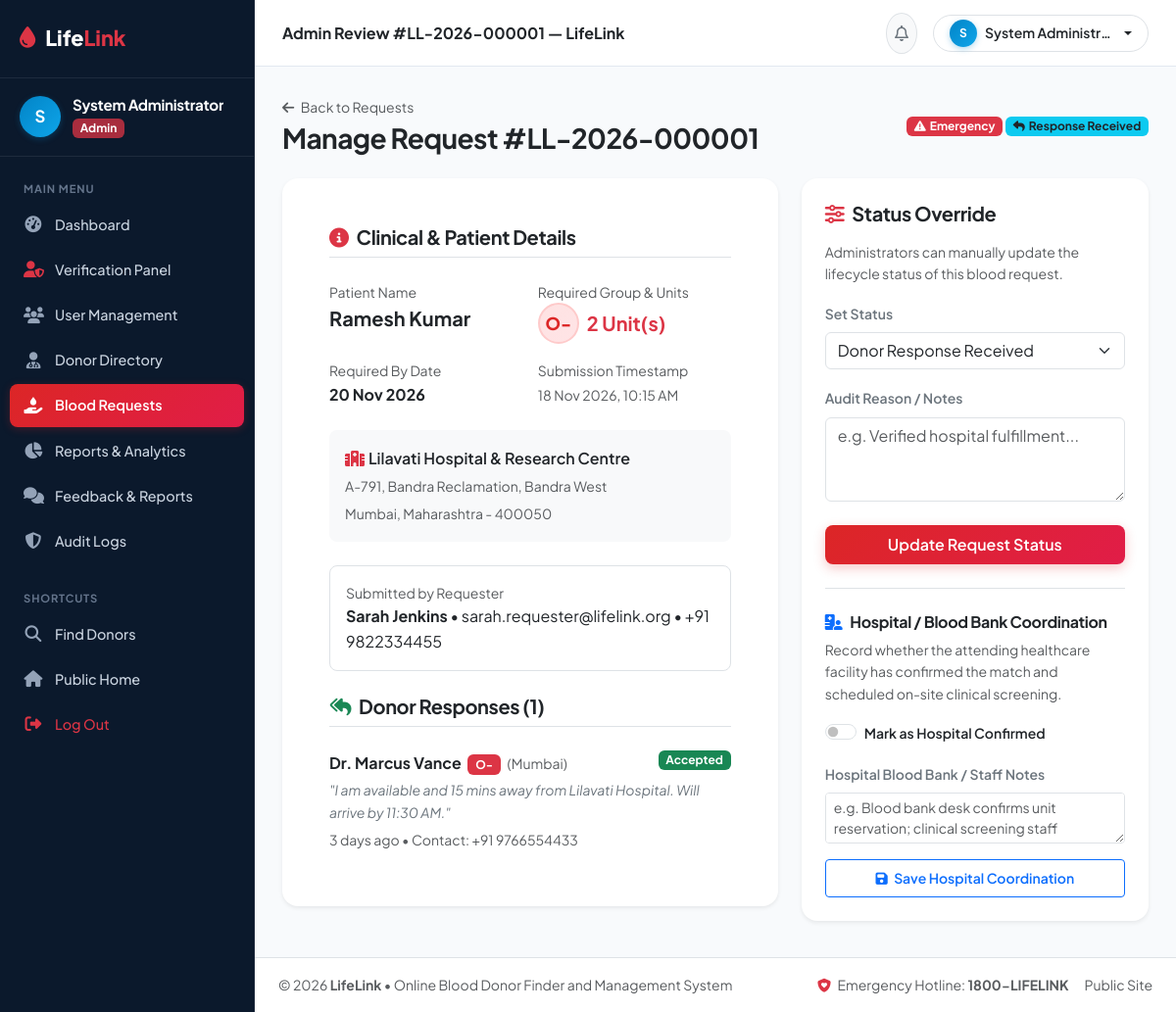
The page /admin/request_details.php?id=1 (signed in) on the database its author committed.
### tables this page shows
CREATE TABLE IF NOT EXISTS `blood_requests` (
  `request_id` INT AUTO_INCREMENT PRIMARY KEY,
  `unique_request_number` VARCHAR(30) UNIQUE NOT NULL,
  `requester_id` INT NOT NULL,
  `patient_name` VARCHAR(100) NOT NULL,
  `blood_group` ENUM('A+', 'A-', 'B+', 'B-', 'AB+', 'AB-', 'O+', 'O-') NOT NULL,
  `units_required` INT NOT NULL DEFAULT 1,
  `hospital_name` VARCHAR(150) NOT NULL,
  `hospital_address` TEXT NOT NULL,
  `state` VARCHAR(100) NOT NULL,
  `city` VARCHAR(100) NOT NULL,
  `pin_code` VARCHAR(20) NOT NULL,
  `required_date` DATE NOT NULL,
  `urgency` ENUM('Normal', 'Urgent', 'Emergency') DEFAULT 'Normal',
  `additional_information` TEXT NULL,
  `contact_person` VARCHAR(100) NOT NULL,
  `contact_phone` VARCHAR(20) NOT NULL,
  `status` ENUM('Pending', 'Donors Notified', 'Donor Response Received', 'Accepted', 'In Progress', 'Completed', 'Cancelled') DEFAULT 'Pending',
  `hospital_confirmed` TINYINT(1) DEFAULT 0,
  `hospital_confirmed_at` TIMESTAMP NULL,
  `hospital_notes` TEXT NULL,
  `created_at` TIMESTAMP DEFAULT CURRENT_TIMESTAMP,
  `updated_at` TIMESTAMP DEFAULT CURRENT_TIMESTAMP ON UPDATE CURRENT_TIMESTAMP,
  CONSTRAINT `fk_requests_requester` FOREIGN KEY (`requester_id`) REFERENCES `users` (`user_id`) ON DELETE CASCADE
);

CREATE TABLE IF NOT EXISTS `users` (
  `user_id` INT AUTO_INCREMENT PRIMARY KEY,
  `full_name` VARCHAR(100) NOT NULL,
  `email` VARCHAR(100) UNIQUE NOT NULL,
  `phone` VARCHAR(20) NOT NULL,
  `password` VARCHAR(255) NOT NULL,
  `role` ENUM('donor', 'requester', 'admin') NOT NULL DEFAULT 'donor',
  `account_status` ENUM('active', 'deactivated', 'suspended') DEFAULT 'active',
  `verification_status` ENUM('unverified', 'pending', 'verified', 'rejected') DEFAULT 'pending',
  `created_at` TIMESTAMP DEFAULT CURRENT_TIMESTAMP,
  `updated_at` TIMESTAMP DEFAULT CURRENT_TIMESTAMP ON UPDATE CURRENT_TIMESTAMP
);

CREATE TABLE IF NOT EXISTS `request_responses` (
  `response_id` INT AUTO_INCREMENT PRIMARY KEY,
  `request_id` INT NOT NULL,
  `donor_id` INT NOT NULL,
  `response_status` ENUM('Pending', 'Accepted', 'Rejected') DEFAULT 'Pending',
  `response_message` TEXT NULL,
  `consent_reviewed` TINYINT(1) DEFAULT 1,
  `consent_interest` TINYINT(1) DEFAULT 1,
  `consent_medical_confirmation` TINYINT(1) DEFAULT 1,
  `consent_contact_sharing` TINYINT(1) DEFAULT 1,
  `consent_date` TIMESTAMP NULL DEFAULT CURRENT_TIMESTAMP,
  `response_date` TIMESTAMP DEFAULT CURRENT_TIMESTAMP,
  UNIQUE KEY `unique_request_donor` (`request_id`, `donor_id`),
  CONSTRAINT `fk_responses_request` FOREIGN KEY (`request_id`) REFERENCES `blood_requests` (`request_id`) ON DELETE CASCADE,
  CONSTRAINT `fk_responses_donor` FOREIGN KEY (`donor_id`) REFERENCES `donors` (`donor_id`) ON DELETE CASCADE
);

CREATE TABLE IF NOT EXISTS `donors` (
  `donor_id` INT AUTO_INCREMENT PRIMARY KEY,
  `user_id` INT UNIQUE NOT NULL,
  `blood_group` ENUM('A+', 'A-', 'B+', 'B-', 'AB+', 'AB-', 'O+', 'O-') NOT NULL,
  `date_of_birth` DATE NULL,
  `gender` ENUM('Male', 'Female', 'Other') DEFAULT 'Male',
  `state` VARCHAR(100) NOT NULL,
  `city` VARCHAR(100) NOT NULL,
  `area` VARCHAR(100) NULL,
  `pin_code` VARCHAR(20) NOT NULL,
  `availability` ENUM('Available', 'Temporarily Unavailable', 'Not Accepting Requests') DEFAULT 'Available',
  `last_donation_date` DATE NULL,
  `profile_description` TEXT NULL,
  `badges` VARCHAR(255) DEFAULT 'First Donation',
  `hide_phone` TINYINT(1) DEFAULT 0,
  `screening_completed` TINYINT(1) DEFAULT 0,
  `screening_answers` TEXT NULL,
  `screening_date` TIMESTAMP NULL,
  `verification_notes` TEXT NULL,
  `created_at` TIMESTAMP DEFAULT CURRENT_TIMESTAMP,
  `updated_at` TIMESTAMP DEFAULT CURRENT_TIMESTAMP ON UPDATE CURRENT_TIMESTAMP,
  CONSTRAINT `fk_donors_user` FOREIGN KEY (`user_id`) REFERENCES `users` (`user_id`) ON DELETE CASCADE
);

### admin/request_details.php (the view, shortened to what this page needs)
<?php
require_once __DIR__ . '/../includes/functions.php';
require_once __DIR__ . '/../includes/auth.php';
$requestId = (int)($_GET['id'] ?? 0);
$stmt = $db->prepare("SELECT r.*, u.full_name as requester_name, u.email as requester_email, u.phone as requester_phone
                       FROM blood_requests r
                       JOIN users u ON r.requester_id = u.user_id
                       WHERE r.request_id = ?");
$stmt->execute([$requestId]);
$req = $stmt->fetch();
$respStmt = $db->prepare("SELECT rr.*, d.blood_group, d.city as donor_city, u.full_name as donor_name, u.phone as donor_phone
                          FROM request_responses rr
                          JOIN donors d ON rr.donor_id = d.donor_id
                          JOIN users u ON d.user_id = u.user_id
                          WHERE rr.request_id = ?
                          ORDER BY rr.response_date DESC");
$respStmt->execute([$requestId]);
$responses = $respStmt->fetchAll();
require_once __DIR__ . '/../includes/header.php';
?>
<div class="dashboard-layout">
    <?php require_once __DIR__ . '/../includes/dashboard_sidebar.php'; ?>
    <div class="dashboard-main">
        <?php require_once __DIR__ . '/../includes/dashboard_topbar.php'; ?>
        <div class="dashboard-body">
            <div class="d-flex flex-wrap justify-content-between align-items-center mb-4">
                <div>
                    <a href="<?= BASE_URL ?>/admin/requests.php" class="text-muted small d-inline-block mb-1">
                        <i class="fa-solid fa-arrow-left me-1"></i> Back to Requests
                    </a>
                    <h3 class="fw-bold mb-0 text-dark">
                        Manage Request #<?= htmlspecialchars($req['unique_request_number']) ?>
                    </h3>
                </div>
                <div>
                    <?= getUrgencyBadge($req['urgency']) ?>
                    <?= getStatusBadge($req['status']) ?>
                </div>
            </div>
            <div class="row g-4">
                <div class="col-lg-7">
                    <div class="card border-0 shadow-sm rounded-4 p-4 p-md-5 bg-white mb-4">
                        <h5 class="fw-bold text-dark mb-4 pb-2 border-bottom">
                            <i class="fa-solid fa-circle-info text-danger me-2"></i>Clinical & Patient Details
                        </h5>
                        <div class="row g-3 mb-4">
                            <div class="col-sm-6">
                                <label class="small text-muted d-block">Patient Name</label>
                                <strong class="fs-5 text-dark"><?= htmlspecialchars($req['patient_name']) ?></strong>
                            </div>
                            <div class="col-sm-6">
                                <label class="small text-muted d-block">Required Group & Units</label>
                                <div class="d-flex align-items-center gap-2">
                                    <span class="blood-badge" style="width: 42px; height: 42px; font-size: 1.1rem;"><?= htmlspecialchars($req['blood_group']) ?></span>
                                    <span class="fw-bold text-danger fs-5"><?= (int)$req['units_required'] ?> Unit(s)</span>
                                </div>
                            </div>
                            <div class="col-sm-6">
                                <label class="small text-muted d-block">Required By Date</label>
                                <strong class="text-dark fs-6"><?= date('d M Y', strtotime($req['required_date'])) ?></strong>
                            </div>
                            <div class="col-sm-6">
                                <label class="small text-muted d-block">Submission Timestamp</label>
                                <small class="text-muted"><?= date('d M Y, h:i A', strtotime($req['created_at'])) ?></small>
                            </div>
                        </div>
                        <div class="p-3 bg-light rounded-3 mb-4">
                            <strong class="d-block text-dark fw-semibold mb-1"><i class="fa-solid fa-hospital text-danger me-1"></i><?= htmlspecialchars($req['hospital_name']) ?></strong>
                            <p class="small text-muted mb-1"><?= nl2br(htmlspecialchars($req['hospital_address'])) ?></p>
                            <small class="text-muted"><?= htmlspecialchars($req['city']) ?>, <?= htmlspecialchars($req['state']) ?> - <?= htmlspecialchars($req['pin_code']) ?></small>
                        </div>
                        <div class="p-3 border rounded-3 mb-4">
                            <label class="small text-muted d-block">Submitted by Requester</label>
                            <strong class="text-dark"><?= htmlspecialchars($req['requester_name']) ?></strong> &bull; <?= htmlspecialchars($req['requester_email']) ?> &bull; <?= htmlspecialchars($req['requester_phone']) ?>
                        </div>
                        <h5 class="fw-bold text-dark mb-3 pb-2 border-bottom">
                            <i class="fa-solid fa-reply-all text-success me-2"></i>Donor Responses (<?= count($responses) ?>)
                        </h5>
                        <?php if (empty($responses)): ?>
                            <p class="text-muted small">No donor responses recorded yet.</p>
                        <?php else: ?>
                            <div class="list-group list-group-flush">
                                <?php foreach ($responses as $resp): ?>
                                    <div class="list-group-item px-0">
                                        <div class="d-flex justify-content-between align-items-start mb-1">
                                            <div>
                                                <strong class="text-dark"><?= htmlspecialchars($resp['donor_name']) ?></strong>
                                                <span class="badge bg-danger ms-1"><?= htmlspecialchars($resp['blood_group']) ?></span>
                                                <small class="text-muted ms-1">(<?= htmlspecialchars($resp['donor_city']) ?>)</small>
                                            </div>
                                            <span class="badge <?= $resp['response_status'] === 'Accepted' ? 'bg-success' : 'bg-secondary' ?>">
                                                <?= htmlspecialchars($resp['response_status']) ?>
                                            </span>
                                        </div>
                                        <p class="small text-secondary mb-1 fst-italic">"<?= htmlspecialchars($resp['response_message'] ?: 'No message') ?>"</p>
                                        <small class="text-muted"><?= timeAgo($resp['response_date']) ?> &bull; Contact: <?= htmlspecialchars($resp['donor_phone']) ?></small>
                                    </div>
                                <?php endforeach; ?>
                            </div>
                        <?php endif; ?>
                    </div>
                </div>
                <div class="col-lg-5">
                    <div class="card border-0 shadow-sm rounded-4 p-4 bg-white sticky-top" style="top: 90px;">
                        <h5 class="fw-bold text-dark mb-3"><i class="fa-solid fa-sliders text-danger me-2"></i>Status Override</h5>
                        <p class="small text-muted mb-3">Administrators can manually update the lifecycle status of this blood request.</p>
                        <form method="POST" action="">
                            <div class="mb-3">
                                <label class="form-label fw-semibold small text-secondary">Set Status</label>
                                <select name="status" class="form-select">
                                    <option value="Donor Response Received" <?= $req['status'] === 'Donor Response Received' ? 'selected' : '' ?>>Donor Response Received</option>
                                </select>
                            </div>
                            <div class="mb-4">
                                <label class="form-label fw-semibold small text-secondary">Audit Reason / Notes</label>
                                <textarea name="admin_notes" rows="3" class="form-control" placeholder="e.g. Verified hospital fulfillment..."></textarea>
                            </div>
                            <button type="submit" class="btn btn-lifelink-red w-100 py-2 fw-semibold">
                                Update Request Status
                            </button>
                        </form>
                        <div class="mt-4 pt-4 border-top">
                            <h6 class="fw-bold text-dark mb-2">
                                <i class="fa-solid fa-hospital-user text-primary me-2"></i>Hospital / Blood Bank Coordination
                            </h6>
                            <p class="small text-muted mb-3">Record whether the attending healthcare facility has confirmed the match and scheduled on-site clinical screening.</p>
                            <form method="POST" action="">
                                <div class="form-check form-switch mb-3">
                                    <input class="form-check-input" type="checkbox" role="switch" name="hospital_confirmed" id="switchHospital" value="1" <?= !empty($req['hospital_confirmed']) ? 'checked' : '' ?>>
                                    <label class="form-check-label small fw-semibold text-dark" for="switchHospital">
                                        Mark as Hospital Confirmed
                                    </label>
                                </div>
                                <div class="mb-3">
                                    <label class="form-label fw-semibold small text-secondary">Hospital Blood Bank / Staff Notes</label>
                                    <textarea name="hospital_notes" rows="2" class="form-control form-control-sm" placeholder="e.g. Blood bank desk confirms unit reservation; clinical screening staff prepared..."><?= htmlspecialchars($req['hospital_notes'] ?? '') ?></textarea>
                                </div>
                                <button type="submit" class="btn btn-outline-primary btn-sm w-100 py-2 fw-semibold">
                                    <i class="fa-solid fa-floppy-disk me-1"></i> Save Hospital Coordination
                                </button>
                            </form>
                        </div>
                    </div>
                </div>
            </div>
<?php require_once __DIR__ . '/../includes/dashboard_footer.php'; ?>

### assets/css/style.css (style rules this page uses)
:root { --primary-red: #DC2626; --primary-red-hover: #B91C1C; --primary-crimson: #E11D48; --primary-dark: #0B192C; --navy-slate: #1E293B; --navy-blue: #1E3A5F; --accent-cyan: #0284C7; --accent-sky: #0EA5E9; --text-primary: #0F172A; --text-muted: #64748B; --bg-light: #F8FAFC; --bg-card: #FFFFFF; --border-color: #E2E8F0; --badge-red-bg: #FEE2E2; --badge-red-text: #DC2626; --badge-cyan-bg: #E0F2FE; --badge-cyan-text: #0284C7; --shadow-sm: 0 2px 8px rgba(15, 23, 42, 0.05); --shadow-md: 0 8px 24px rgba(15, 23, 42, 0.08); --shadow-lg: 0 16px 36px rgba(15, 23, 42, 0.12); --radius-sm: 8px; --radius-md: 12px; --radius-lg: 18px; }
body { font-family: 'Plus Jakarta Sans', system-ui, -apple-system, sans-serif; color: var(--text-primary); background-color: var(--bg-light); line-height: 1.6; overflow-x: hidden; }
h1, h2, h3, h4, h5, h6 { font-weight: 700; color: var(--navy-slate); letter-spacing: -0.02em; }
a { text-decoration: none; color: var(--accent-cyan); transition: all 0.2s ease; }
.btn-lifelink-red { background: linear-gradient(135deg, var(--primary-red), var(--primary-crimson)); color: #FFFFFF; font-weight: 600; border: none; padding: 10px 22px; border-radius: var(--radius-sm); box-shadow: 0 4px 12px rgba(220, 38, 38, 0.25); transition: all 0.2s ease; }
.blood-badge { width: 56px; height: 56px; border-radius: 50%; background: linear-gradient(135deg, #FEE2E2, #FFE4E6); color: var(--primary-red); font-weight: 800; font-size: 1.4rem; display: flex; align-items: center; justify-content: center; border: 2px solid #FECACA; }

### assets/css/dashboard.css (style rules this page uses)
:root { --primary-red: #DC2626; --primary-red-hover: #B91C1C; --primary-crimson: #E11D48; --primary-dark: #0B192C; --navy-slate: #1E293B; --navy-blue: #1E3A5F; --accent-cyan: #0284C7; --accent-sky: #0EA5E9; --text-primary: #0F172A; --text-muted: #64748B; --bg-light: #F8FAFC; --border-color: #E2E8F0; --shadow-sm: 0 1px 3px rgba(15, 23, 42, 0.06); --shadow-md: 0 4px 14px rgba(15, 23, 42, 0.06); --shadow-lg: 0 10px 28px rgba(15, 23, 42, 0.08); }
.dashboard-layout { display: flex; min-height: 100vh; background-color: #F8FAFC; }
.dashboard-main { flex-grow: 1; display: flex; flex-direction: column; min-width: 0; background-color: #F8FAFC; }
.dashboard-body { padding: 28px; flex-grow: 1; }

### rows shown on the page
blood_requests: unique_request_number "LL-2026-000001", patient_name "Ramesh Kumar", blood_group "O-", units_required "2", required_date "20 Nov 2026", created_at "18 Nov 2026, 10:15 AM", hospital_name "Lilavati Hospital & Research Centre", hospital_address "A-791, Bandra Reclamation, Bandra West", city "Mumbai", state "Maharashtra", pin_code "400050", requester.full_name "Sarah Jenkins", requester.email "sarah.requester@lifelink.org", requester.phone "+91 9822334455", status "Donor Response Received"
request_responses: users.full_name "Dr. Marcus Vance", donor.blood_group "O-", donor.city "Mumbai", response_status "Accepted", response_message "I am available and 15 mins away from Lilavati Hospital. Will arrive by 11:30 AM.", response_date "3 days ago", users.phone "+91 9766554433"

### other values the page prints
substr($currentUser['full_name'] ?? 'U', 0, 1) "S"
$currentUser['full_name'] "System Administrator"
$role "Admin"
$pageTitle "Admin Review #LL-2026-000001 — LifeLink"
$currentUser['full_name'] "System Administr…"
count($responses) "1"
